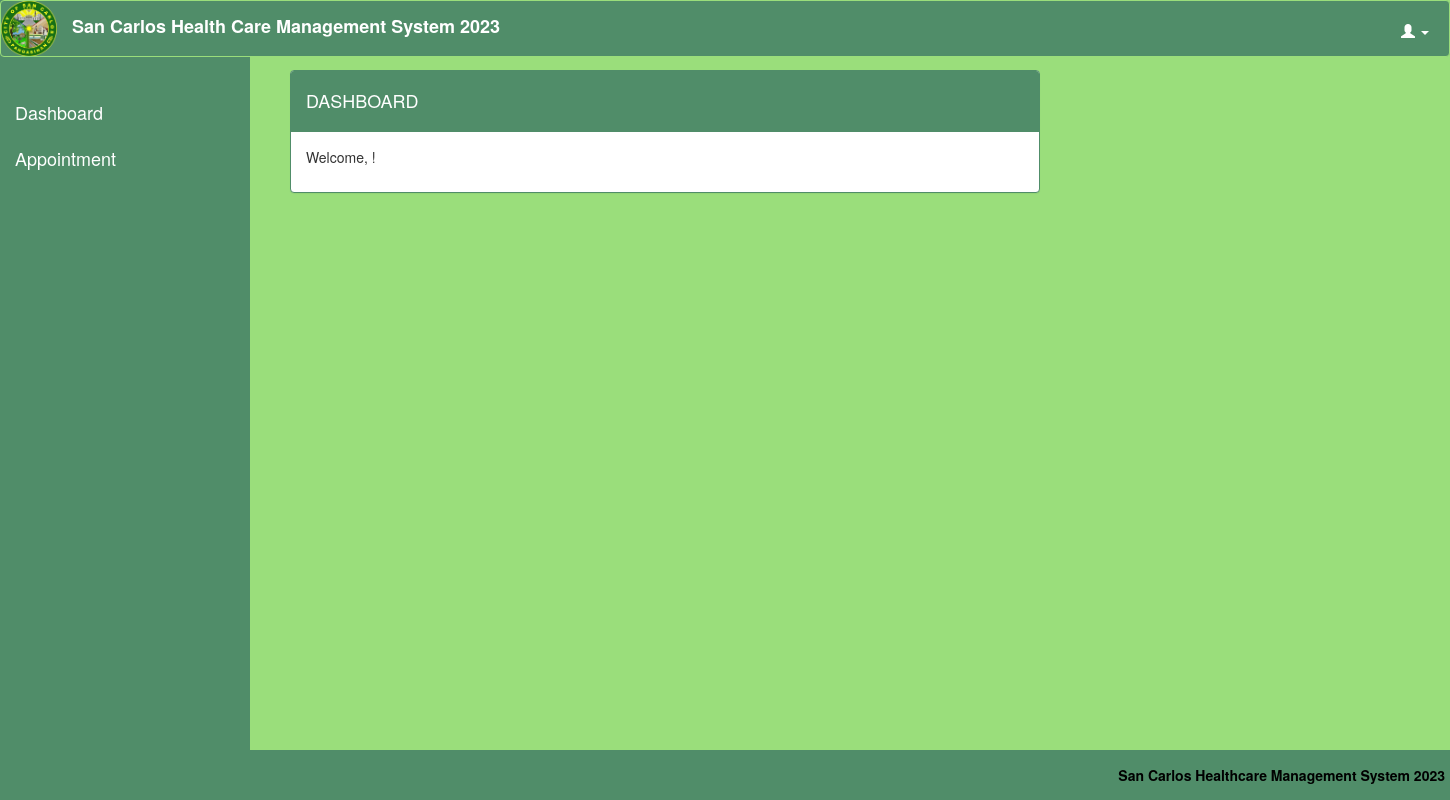
/patient/home.php, run on an earlier commit of the app's database.
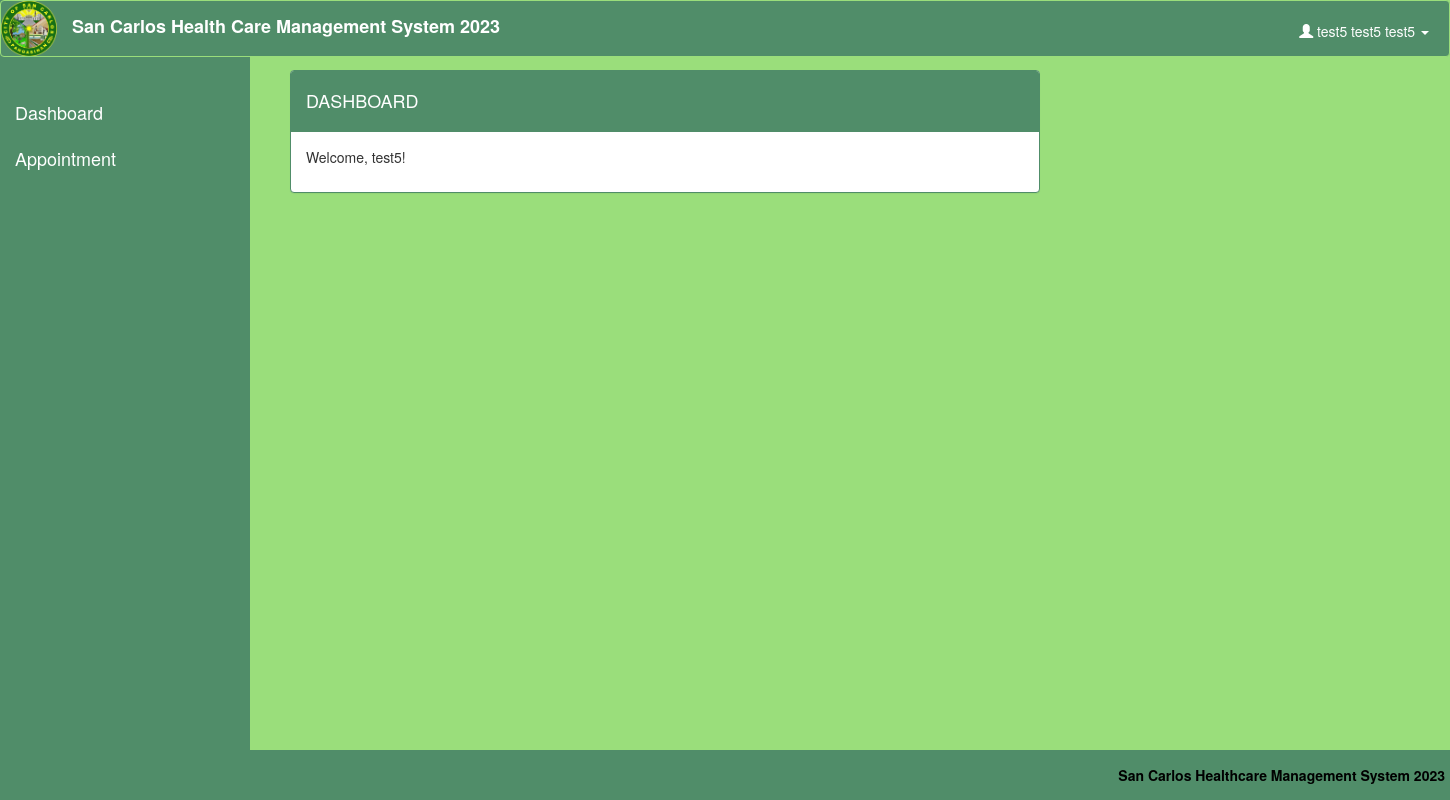
And on a later commit of the database.
### tables this page shows
CREATE TABLE `patient` (
  `patient_id` int(11) NOT NULL,
  `first_name` varchar(255) NOT NULL,
  `middle_name` varchar(255) NOT NULL,
  `last_name` varchar(255) NOT NULL,
  `email` varchar(255) NOT NULL,
  `password` varchar(255) NOT NULL,
  `phone_number` varchar(20) NOT NULL,
  `date_time` datetime NOT NULL DEFAULT current_timestamp()
);

### patient/home.php (the view, shortened to what this page needs)
<!DOCTYPE html>
<?php
$conn = new mysqli("localhost", "root", "", "hcpms") or die(mysqli_error());
$query = $conn->query("SELECT * FROM `patient` ORDER BY `patient_id` DESC") or die(mysqli_error());
$fetch = $query->fetch_array();
?>
<html lang="en">
<head>
    <link rel="stylesheet" type="text/css" href="css/bootstrap.css"/>
    <link rel="stylesheet" type="text/css" href="css/jquery.dataTables.css"/>
    <link rel="stylesheet" type="text/css" href="css/customize.css"/>
</head>
<body>
<div class="navbar navbar-default">
    <img src="images/hc.png" style="float:left;" height="55px"/><label class="navbar-brand">San Carlos Health Care
        Management System 2023</label>
    <ul class="nav navbar-right">
        <li class="dropdown">
            <a class="user dropdown-toggle" data-toggle="dropdown" href="#">
                <span class="glyphicon glyphicon-user"></span>
                <?php echo $fetch['first_name']?>  <?php echo $fetch['middle_name']?>  <?php echo $fetch['last_name']?>
                <b class="caret"></b>
            </a>
        </li>
    </ul>
</div>
<div class="sidebar">
    <br/>
    <a href="#">Dashboard</a>
    <a href="../add_appointment.php">Appointment</a>
</div>
<div class="content">
    <div class="container">
        <div class="row">
            <div class="col-md-8">
                <div class="panel panel-primary">
                    <div class="panel-heading">
                        <h4>DASHBOARD</h4>
                    </div>
                    <div class="panel-body">
                        <p>Welcome, <?php echo $fetch['first_name']?>!</p>
                    </div>
                </div>
            </div>
        </div>
    </div>
</div>
<div class="footer">
    <label class="footer-title">San Carlos Healthcare Management System 2023</label>
</div>
</body>
</html>

### patient/css/customize.css (style rules this page uses)
html, body { height:100%; }
.user { color:#fff; margin-top:10px; margin-right:20px; }
.footer-title { margin-top:5px; color: #000; margin-right:5px; float:right; font-family:Helvetica Neue; }

### patient/home.php (style rules this page uses)
body { background-color: #9ADE7B; margin: 0; padding: 0; }
.navbar-default { background-color: #508D69; border-color: #9ADE7B; position: fixed; width: 100%; z-index: 1000; }
.navbar-default .navbar-brand { color: #ffffff; }
.sidebar { background-color: #508D69; color: #ffffff; height: 100%; width: 250px; position: fixed; top: 0; left: 0; overflow-x: hidden; padding-top: 70px; z-index: 999; }
.sidebar a { padding: 10px 15px; text-decoration: none; font-size: 18px; color: #ffffff; display: block; }
.content { margin-left: 250px; padding-top: 70px; padding-left: 20px; }
.footer { position: fixed; bottom: 0; left: 0; width: 100%; background-color: #508D69; color: #ffffff; text-align: center; padding: 10px 0; }

What changed in the data, as far as the page shows it:
added patient: first_name "test5", middle_name "test5", last_name "test5"
